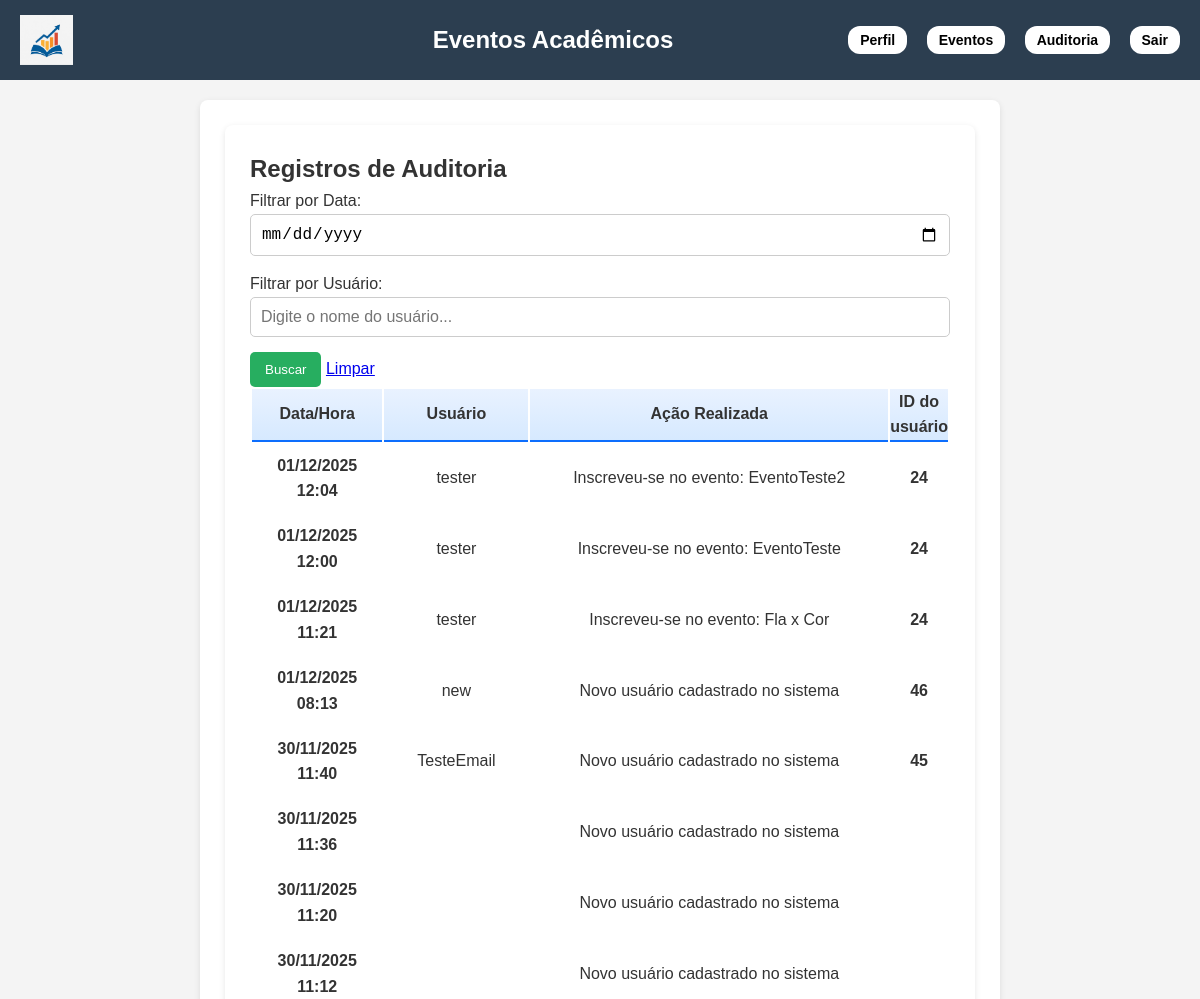
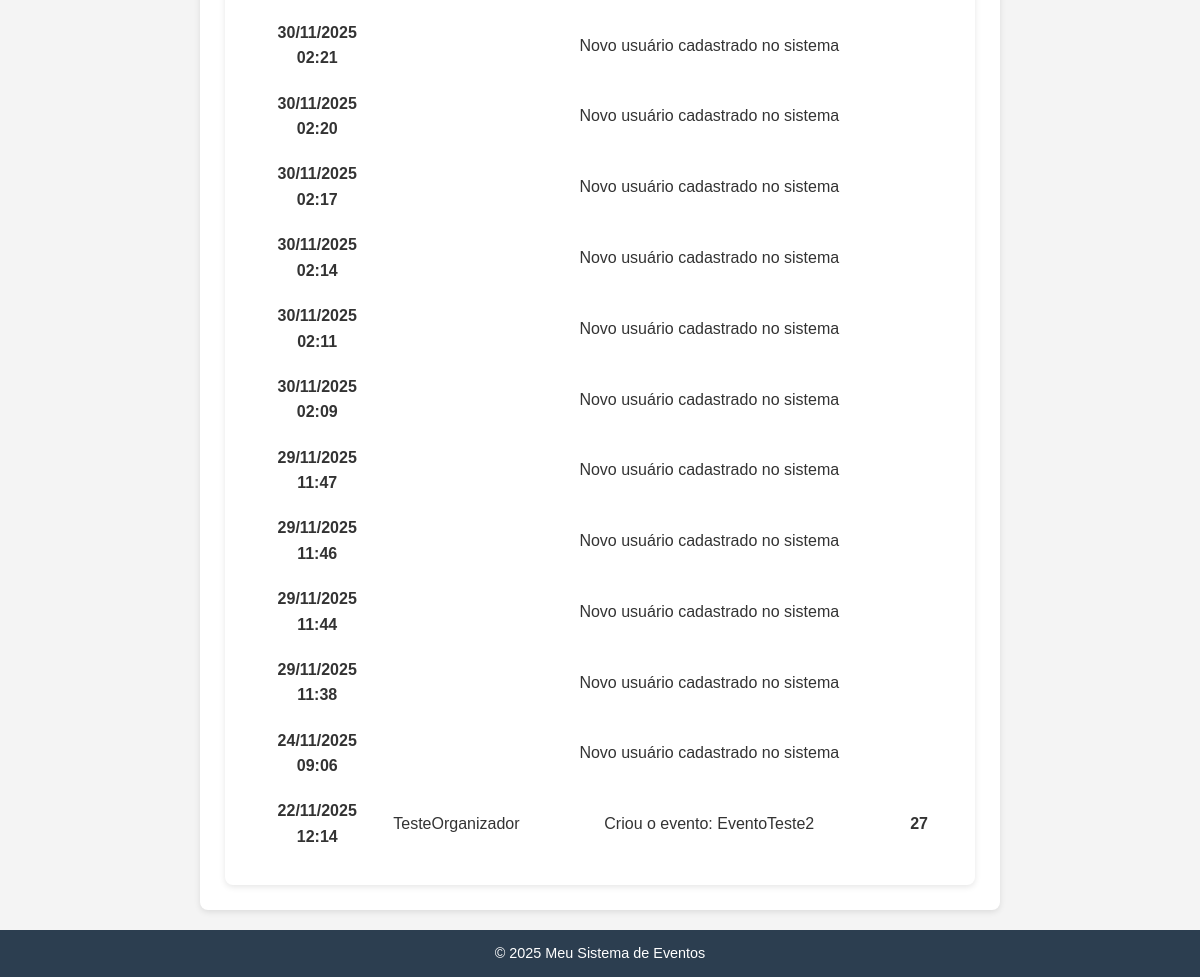
/api/auditoria/ (signed in), run on an earlier commit of the app's database (2 pictures, top to bottom).
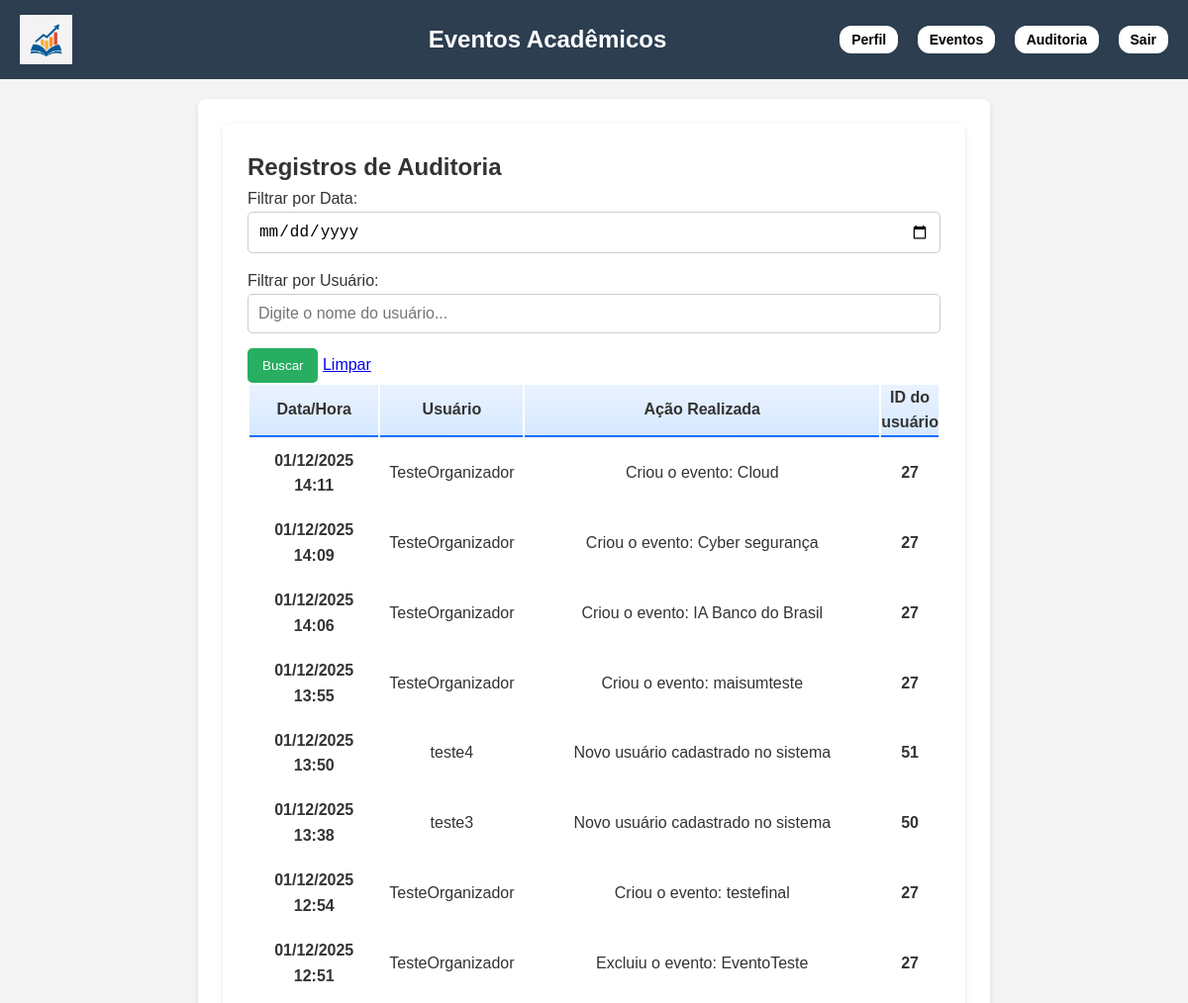
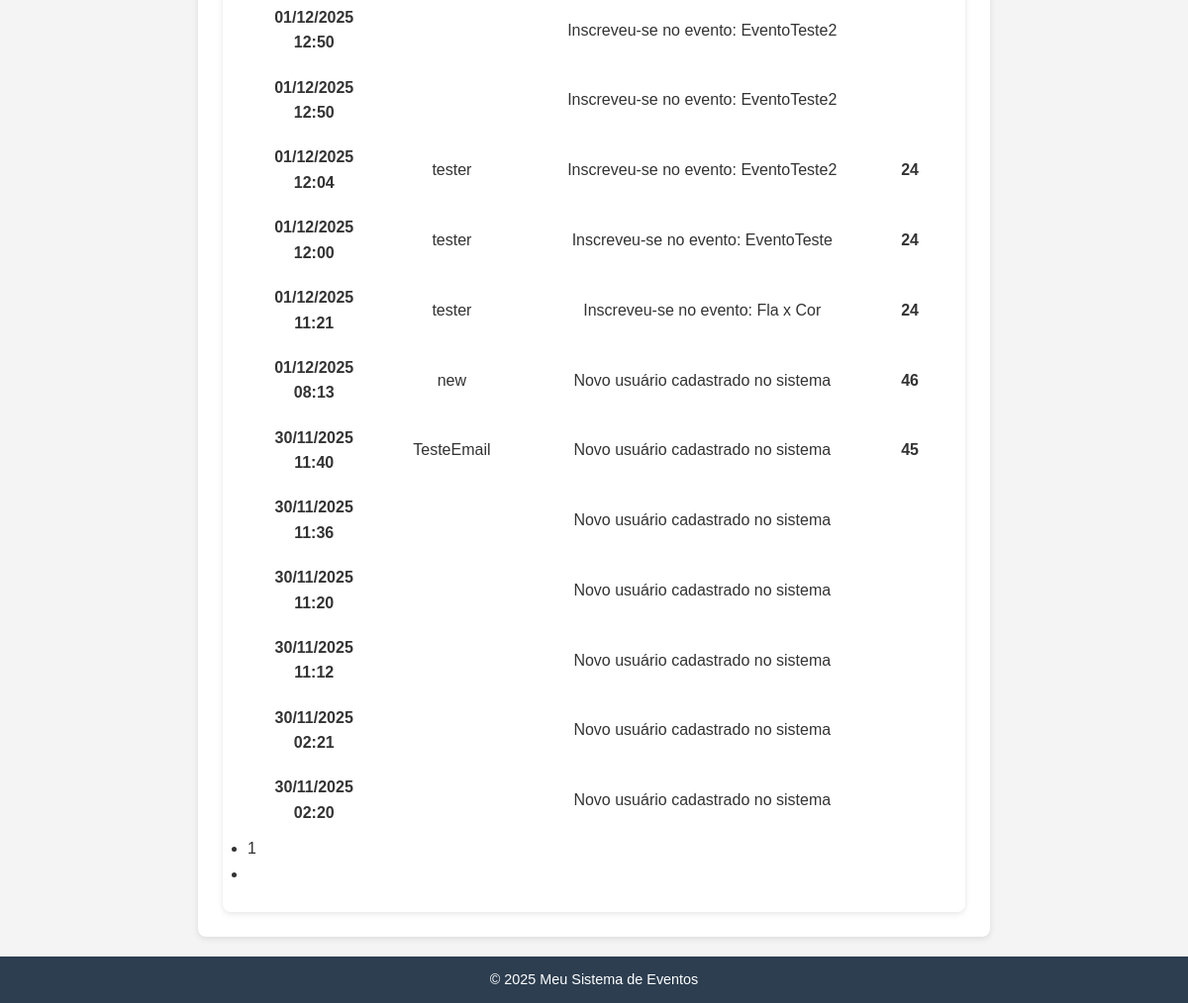
And on a later commit of the database (2 pictures, top to bottom).
### eventos/models.py (models this page shows, shortened)
class RegistroAuditoria(models.Model):
    usuario = models.ForeignKey(User, on_delete=models.SET_NULL, null=True)
    acao = models.CharField(max_length=255)
    data_hora = models.DateTimeField(auto_now_add=True)
    class Meta:
        ordering = ['-data_hora']

### eventos/views.py (the view)
# urls.py: path('auditoria/', views.AuditoriaListView.as_view(), name='auditoria_list'),
class AuditoriaListView(LoginRequiredMixin, UserPassesTestMixin, ListView):
    model = RegistroAuditoria
    template_name = 'auditoria_list.html'
    context_object_name = 'registros'
    paginate_by = 20
    def test_func(self):
        perfil = getattr(self.request.user, 'perfil', None)
        return perfil and perfil.tipo == 'organizador'
    def get_queryset(self):
        qs = RegistroAuditoria.objects.all().order_by('-data_hora')
        data_busca = self.request.GET.get('data_busca')
        usuario_busca = self.request.GET.get('usuario_busca')
        if data_busca:
            try:
                data_obj = datetime.strptime(data_busca, '%Y-%m-%d').date()
                qs = qs.filter(data_hora__date=data_obj)
            except ValueError:
                pass # Se a data for inválida, ignora
        if usuario_busca:
            qs = qs.filter(usuario__username__icontains=usuario_busca)
        return qs
    def get_context_data(self, **kwargs):
        context = super().get_context_data(**kwargs)
        context['data_busca'] = self.request.GET.get('data_busca', '')
        context['usuario_busca'] = self.request.GET.get('usuario_busca', '')
        return context

### eventos/context_processors.py (called while the page is built)
def perfil_context(request):
    if request.user.is_authenticated:
        return {'perfil': getattr(request.user, 'perfil', None)}
    return {}

### eventos/templates/auditoria_list.html (shortened to what this page needs)
{% extends 'base.html' %}
{% block content %}
<div class="container mt-5">
    <div class="mb-4">
        <h2 class="fw-bold text-primary mb-3">Registros de Auditoria</h2>
        <div class="card p-4 shadow-sm border-0 bg-light">
            <form method="get" class="row g-3 align-items-end">
                <div class="col-md-4">
                    <label for="data_busca" class="form-label fw-bold text-secondary">Filtrar por Data:</label>
                    <input type="date" class="form-control" id="data_busca" name="data_busca"
                           value="{{ data_busca }}">
                </div>
                <div class="col-md-4">
                    <label for="usuario_busca" class="form-label fw-bold text-secondary">Filtrar por Usuário:</label>
                    <input type="text" class="form-control" id="usuario_busca" name="usuario_busca"
                           placeholder="Digite o nome do usuário..." value="{{ usuario_busca }}">
                </div>
                <div class="col-md-4 d-flex gap-2">
                    <button type="submit" class="btn btn-primary w-100 fw-bold">
                        Buscar
                    </button>
                    <a href="{% url 'auditoria_list' %}" class="btn btn-outline-secondary w-50">
                        Limpar
                    </a>
                </div>
            </form>
        </div>
        </div>
    <div class="table-responsive mt-4">
        <table class="table table-bordered table-striped align-middle shadow-sm">
            <thead class="table-primary text-center">
                <tr>
                    <th scope="col" class="px-3 py-2" style="width: 20%;">Data/Hora</th>
                    <th scope="col" class="px-3 py-2" style="width: 20%;">Usuário</th>
                    <th scope="col" class="px-3 py-2" style="width: 60%;">Ação Realizada</th>
                    <th scope="col" class="px-3 py-2" style="width: 60%;">ID do usuário</th>
                </tr>
            </thead>
            <tbody>
                {% for registro in registros %}
                <tr>
                    <td class="text-center"><strong>{{ registro.data_hora|date:"d/m/Y H:i" }}</strong></td>
                    <td class="fw-semibold text-dark">{{ registro.usuario.username }}</td>
                    <td class="text-muted">{{ registro.acao }}</td>
                    <td class="fw-semibold text-dark"><strong>{{ registro.usuario.id}}</strong></td>
                </tr>
                {% empty %}
                <tr>
                    <td colspan="3" class="text-center text-muted py-3">
                        Nenhum registro encontrado com os filtros selecionados.
                    </td>
                </tr>
                {% endfor %}
            </tbody>
        </table>
        {% if is_paginated %}
        <div class="d-flex justify-content-center mt-3">
            <nav>
                <ul class="pagination">
                    <li class="page-item active"><span class="page-link">{{ page_obj.number }}</span></li>
                    {% if page_obj.has_next %}
                    <li class="page-item"><a class="page-link" href="?page={{ page_obj.next_page_number }}&data_busca={{ data_busca }}&usuario_busca={{ usuario_busca }}">Próxima</a></li>
                    {% endif %}
                </ul>
            </nav>
        </div>
        {% endif %}
    </div>
</div>
{% endblock %}

What changed in the data, as far as the page shows it:
no longer on this page (row unchanged): RegistroAuditoria: data_hora "30/11/2025 02:17", acao "Novo usuário cadastrado no sistema"
no longer on this page (row unchanged): RegistroAuditoria: data_hora "30/11/2025 02:14", acao "Novo usuário cadastrado no sistema"
no longer on this page (row unchanged): RegistroAuditoria: data_hora "30/11/2025 02:11", acao "Novo usuário cadastrado no sistema"
no longer on this page (row unchanged): RegistroAuditoria: data_hora "30/11/2025 02:09", acao "Novo usuário cadastrado no sistema"
no longer on this page (row unchanged): RegistroAuditoria: data_hora "29/11/2025 11:47", acao "Novo usuário cadastrado no sistema"
no longer on this page (row unchanged): RegistroAuditoria: data_hora "29/11/2025 11:46", acao "Novo usuário cadastrado no sistema"
no longer on this page (row unchanged): RegistroAuditoria: data_hora "29/11/2025 11:44", acao "Novo usuário cadastrado no sistema"
no longer on this page (row unchanged): RegistroAuditoria: data_hora "29/11/2025 11:38", acao "Novo usuário cadastrado no sistema"
no longer on this page (row unchanged): RegistroAuditoria: data_hora "24/11/2025 09:06", acao "Novo usuário cadastrado no sistema"
no longer on this page (row unchanged): RegistroAuditoria: data_hora "22/11/2025 12:14", usuario.username "TesteOrganizador", acao "Criou o evento: EventoTeste2", usuario.id "27"
added RegistroAuditoria: data_hora "01/12/2025 14:11", usuario.username "TesteOrganizador", acao "Criou o evento: Cloud", usuario.id "27"
added RegistroAuditoria: data_hora "01/12/2025 14:09", usuario.username "TesteOrganizador", acao "Criou o evento: Cyber segurança", usuario.id "27"
added RegistroAuditoria: data_hora "01/12/2025 14:06", usuario.username "TesteOrganizador", acao "Criou o evento: IA Banco do Brasil", usuario.id "27"
added RegistroAuditoria: data_hora "01/12/2025 13:55", usuario.username "TesteOrganizador", acao "Criou o evento: maisumteste", usuario.id "27"
added RegistroAuditoria: data_hora "01/12/2025 13:50", usuario.username "teste4", acao "Novo usuário cadastrado no sistema", usuario.id "51"
added RegistroAuditoria: data_hora "01/12/2025 13:38", usuario.username "teste3", acao "Novo usuário cadastrado no sistema", usuario.id "50"
added RegistroAuditoria: data_hora "01/12/2025 12:54", usuario.username "TesteOrganizador", acao "Criou o evento: testefinal", usuario.id "27"
added RegistroAuditoria: data_hora "01/12/2025 12:51", usuario.username "TesteOrganizador", acao "Excluiu o evento: EventoTeste", usuario.id "27"
added RegistroAuditoria: data_hora "01/12/2025 12:50", acao "Inscreveu-se no evento: EventoTeste2"
added RegistroAuditoria: data_hora "01/12/2025 12:50", acao "Inscreveu-se no evento: EventoTeste2"
Also different on the page:
{{ page_obj.number }}: (not shown) → "1"
